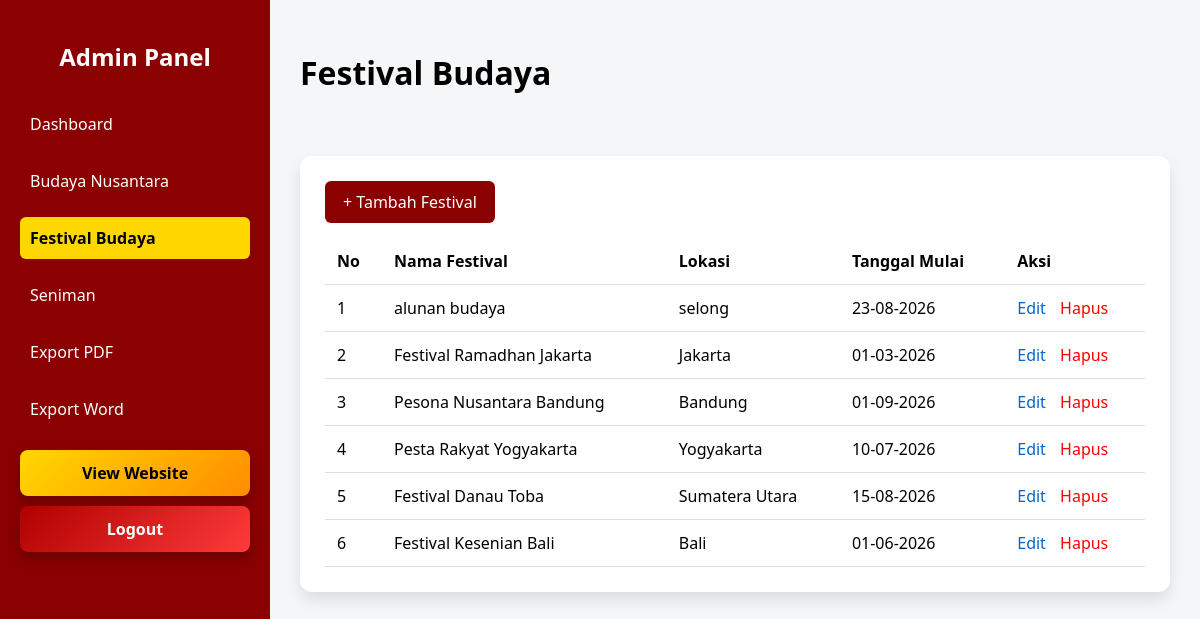
Screenshot of /php/admin/festival.php with the database file from the repository.
### tables this page shows
CREATE TABLE `festival` (
  `id` int(11) NOT NULL,
  `nama_festival` varchar(150) NOT NULL,
  `lokasi` varchar(100) NOT NULL,
  `tanggal_mulai` date NOT NULL,
  `tanggal_selesai` date DEFAULT NULL,
  `deskripsi` text DEFAULT NULL,
  `gambar` varchar(255) DEFAULT NULL,
  `created_at` timestamp NOT NULL DEFAULT current_timestamp(),
  `updated_at` timestamp NOT NULL DEFAULT current_timestamp() ON UPDATE current_timestamp()
);

### php/admin/festival.php (the view, shortened to what this page needs)
<?php
require("../konfig.php");
$query = $koneksi->query("SELECT * FROM festival ORDER BY id DESC");
$data_festival = $query->fetch_all(MYSQLI_ASSOC);
?>
<!DOCTYPE html>
<html lang="id">
<head>
  <link rel="stylesheet" href="../../css/admin.css">
</head>
<body>
  <aside class="sidebar">
    <h2>Admin Panel</h2>
    <ul>
      <li><a href="admin.php">Dashboard</a></li>
      <li><a href="budaya.php">Budaya Nusantara</a></li>
      <li><a href="festival.php" class="active">Festival Budaya</a></li>
      <li><a href="seniman.php">Seniman</a></li>
      <li><a href="export_pdf.php">Export PDF</a></li>
      <li><a href="export_word.php">Export Word</a></li>
      <li><a href="../../user.php" class="view-website">View Website</a></li>
      <a href="../logout.php" class="logout-btn">Logout</a>
    </ul>
  </aside>
  <main class="main">
    <header class="topbar">
      <h1>Festival Budaya</h1>
    </header>
    <section class="table-section">
      <a href="festival_add.php" class="btn">+ Tambah Festival</a>
      <?php if (count($data_festival) > 0): ?>
        <table>
          <thead>
            <tr>
              <th>No</th>
              <th>Nama Festival</th>
              <th>Lokasi</th>
              <th>Tanggal Mulai</th>
              <th>Aksi</th>
            </tr>
          </thead>
          <tbody>
            <?php
            $no = 1;
            foreach ($data_festival as $festival):
            ?>
              <tr>
                <td><?php echo $no++; ?></td>
                <td><?php echo htmlspecialchars($festival['nama_festival']); ?></td>
                <td><?php echo htmlspecialchars($festival['lokasi']); ?></td>
                <td><?php echo date('d-m-Y', strtotime($festival['tanggal_mulai'])); ?></td>
                <td>
                  <a href="festival_edit.php?id=<?php echo $festival['id']; ?>" class="edit">Edit</a>
                  <a href="festival_delete.php?id=<?php echo $festival['id']; ?>" class="delete" onclick="return confirm('Yakin hapus?')">Hapus</a>
                </td>
              </tr>
            <?php endforeach; ?>
          </tbody>
        </table>
      <?php else: ?>
        <p>Belum ada data festival. <a href="festival_add.php">Tambah sekarang</a></p>
      <?php endif; ?>
    </section>
  </main>
</body>
</html>

### css/admin.css (style rules this page uses)
body { margin: 0; font-family: "Segoe UI", sans-serif; background: #f4f6f8; display: flex; animation: fadeBody 0.8s ease-in; }
.sidebar { width: 230px; background: #8b0000; color: #fff; min-height: 100vh; padding: 20px; animation: slideSidebar 0.8s ease forwards; }
.sidebar h2 { text-align: center; margin-bottom: 30px; }
.sidebar ul { list-style: none; padding: 0; }
.sidebar ul li { margin: 15px 0; }
.sidebar ul li a { color: #fff; text-decoration: none; display: block; padding: 10px; border-radius: 6px; transition: all 0.3s ease; }
.sidebar ul li a.active { background: #ffd700; color: #000; font-weight: bold; }
.sidebar ul li a.view-website { display: block; background: linear-gradient(135deg, #ffd700, #ff8c00); color: #000; text-align: center; font-weight: bold; padding: 12px; border-radius: 8px; margin-top: 20px; margin-bottom: -20px; transition: all 0.3s ease; box-shadow: 0 6px 12px rgba(0,0,0,0.25); }
.logout-btn { display: block; background: linear-gradient(135deg, #b00000, #ff3b3b); color: #fff; text-align: center; padding: 12px; border-radius: 8px; margin-top: 30px; font-weight: bold; text-decoration: none; transition: all 0.3s ease; box-shadow: 0 6px 12px rgba(0,0,0,0.25); }
.main { flex: 1; padding: 30px; animation: fadeMain 1s ease; }
.topbar { display: flex; justify-content: space-between; align-items: center; margin-bottom: 30px; }
.table-section { margin-top: 40px; background: #fff; padding: 25px; border-radius: 12px; box-shadow: 0 8px 15px rgba(0, 0, 0, 0.1); animation: fadeUp 1s ease; }
table { width: 100%; border-collapse: collapse; }
th, td { padding: 12px; border-bottom: 1px solid #ddd; text-align: left; transition: background 0.3s ease; }
.btn { display: inline-block; margin-bottom: 15px; padding: 10px 18px; background: #8b0000; color: #fff; text-decoration: none; border-radius: 6px; transition: all 0.3s ease; }
.edit { color: #0066cc; text-decoration: none; margin-right: 10px; transition: color 0.3s ease; }
.delete { color: red; text-decoration: none; transition: color 0.3s ease; }

### rows the page displays
festival: nama_festival "alunan budaya", lokasi "selong", tanggal_mulai "23-08-2026"
festival: nama_festival "Festival Ramadhan Jakarta", lokasi "Jakarta", tanggal_mulai "01-03-2026"
festival: nama_festival "Pesona Nusantara Bandung", lokasi "Bandung", tanggal_mulai "01-09-2026"
festival: nama_festival "Pesta Rakyat Yogyakarta", lokasi "Yogyakarta", tanggal_mulai "10-07-2026"
festival: nama_festival "Festival Danau Toba", lokasi "Sumatera Utara", tanggal_mulai "15-08-2026"
festival: nama_festival "Festival Kesenian Bali", lokasi "Bali", tanggal_mulai "01-06-2026"
